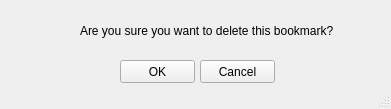
<?xml version="1.0" encoding="UTF-8"?>
<ui version="4.0">
 <class>MainWindow</class>
 <widget class="QMainWindow" name="MainWindow">
  <property name="geometry">
   <rect>
    <x>0</x>
    <y>0</y>
    <width>391</width>
    <height>109</height>
   </rect>
  </property>
  <property name="windowTitle">
   <string>MainWindow</string>
  </property>
  <widget class="QWidget" name="centralwidget">
   <widget class="QLabel" name="label">
    <property name="geometry">
     <rect>
      <x>10</x>
      <y>10</y>
      <width>61</width>
      <height>61</height>
     </rect>
    </property>
    <property name="styleSheet">
     <string notr="true">image: url(ui/resources/warningresize.png);</string>
    </property>
    <property name="text">
     <string/>
    </property>
   </widget>
   <widget class="QLabel" name="label_2">
    <property name="geometry">
     <rect>
      <x>80</x>
      <y>20</y>
      <width>301</width>
      <height>21</height>
     </rect>
    </property>
    <property name="text">
     <string>Are you sure you want to delete this bookmark?</string>
    </property>
   </widget>
   <widget class="QPushButton" name="OK">
    <property name="geometry">
     <rect>
      <x>120</x>
      <y>60</y>
      <width>75</width>
      <height>23</height>
     </rect>
    </property>
    <property name="text">
     <string>OK</string>
    </property>
   </widget>
   <widget class="QPushButton" name="Cancel">
    <property name="geometry">
     <rect>
      <x>200</x>
      <y>60</y>
      <width>75</width>
      <height>23</height>
     </rect>
    </property>
    <property name="text">
     <string>Cancel</string>
    </property>
   </widget>
  </widget>
  <widget class="QStatusBar" name="statusbar"/>
 </widget>
 <resources>
  <include location="error.qrc"/>
 </resources>
 <connections/>
</ui>
